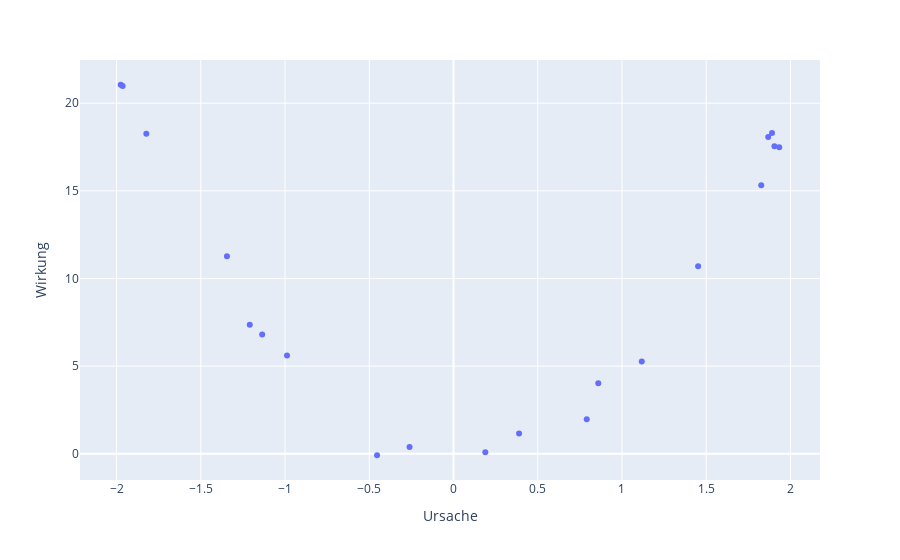

Write notebook code for a chart like this one.
### Code cell
import numpy as np 
import pandas as pd 

np.random.seed(4)
anzahl_experimente = 20
x_min = -2
x_max = 2

x = np.random.uniform(x_min, x_max, anzahl_experimente) 
zufaellige_schwankungen =  np.random.normal(0, 1, anzahl_experimente)
y = 5 * x**2  + zufaellige_schwankungen

daten = pd.DataFrame({
    'Ursache': x,
    'Wirkung': y
    })

import plotly.express as px

fig = px.scatter(daten, x='Ursache', y='Wirkung')
fig.show()

### Figure 1 — Plotly figure (JSON) as saved in the notebook; plotly's stock layout.template omitted (floating-point values rounded to 4 significant figures)
{"data": [{"hovertemplate": "Ursache=%{x}<br>Wirkung=%{y}<extra></extra>", "legendgroup": "", "marker": {"color": "#636efa", "symbol": "circle"}, "mode": "markers", "name": "", "orientation": "v", "showlegend": false, "type": "scatter", "x": [1.868, 0.1889, 1.891, 0.8593, 0.7909, -1.136, 1.905, -1.975, -0.9881, -0.2608, 1.118, -1.209, 1.452, 1.934, -1.345, 0.3893, -1.964, -0.4537, -1.823, 1.827], "xaxis": "x", "y": [18.07, 0.09048, 18.3, 4.024, 1.971, 6.799, 17.54, 21.05, 5.605, 0.3863, 5.261, 7.366, 10.7, 17.49, 11.26, 1.152, 20.98, -0.08353, 18.26, 15.32], "yaxis": "y"}], "layout": {"legend": {"tracegroupgap": 0}, "margin": {"t": 60}, "xaxis": {"anchor": "y", "domain": [0, 1], "title": {"text": "Ursache"}}, "yaxis": {"anchor": "x", "domain": [0, 1], "title": {"text": "Wirkung"}}}}
